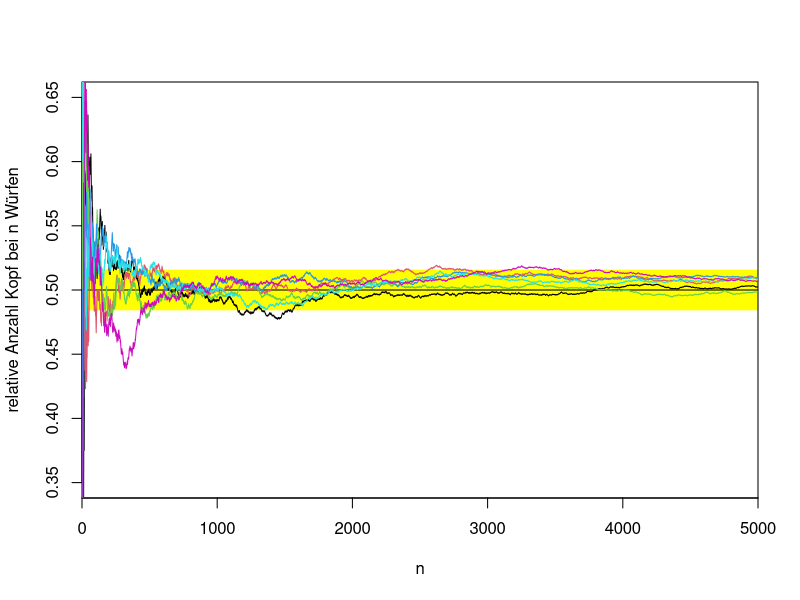
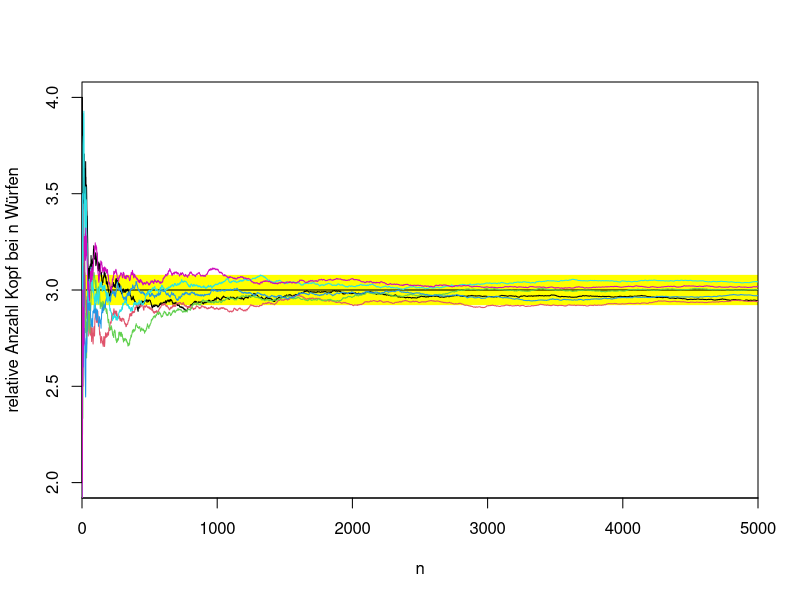
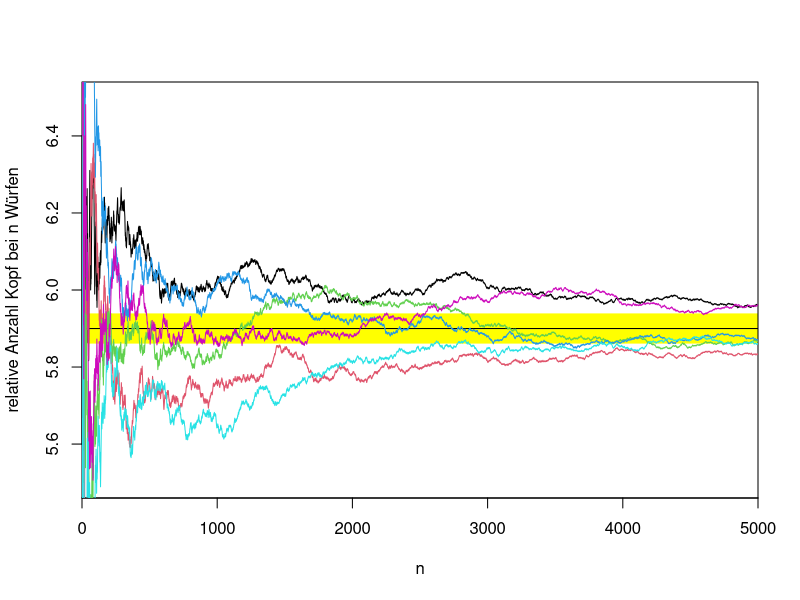
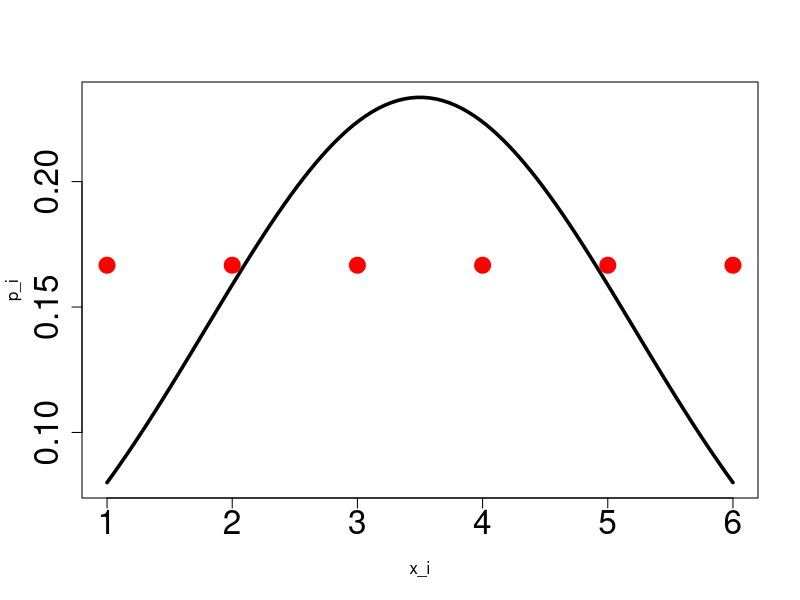
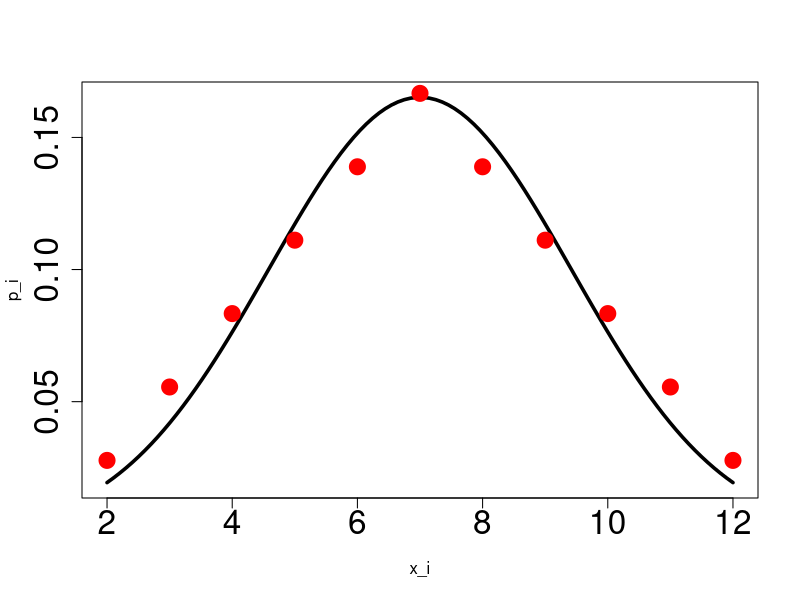
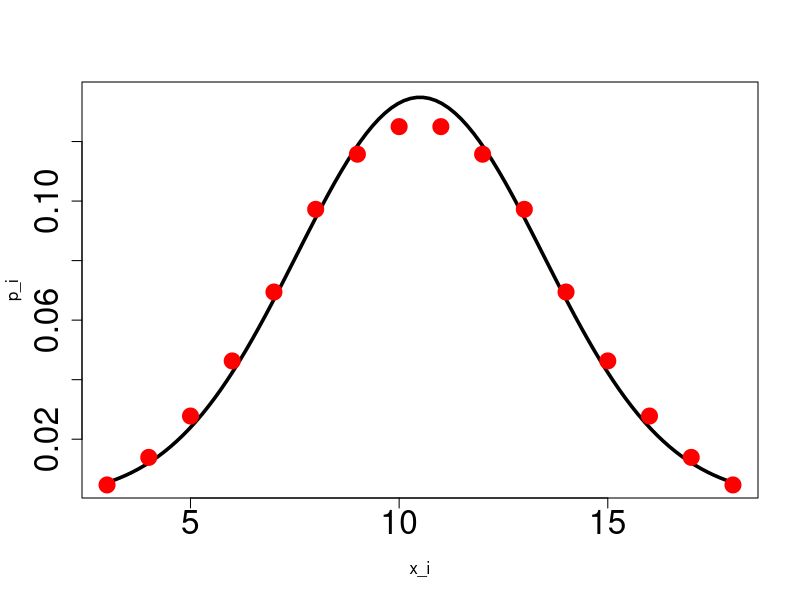
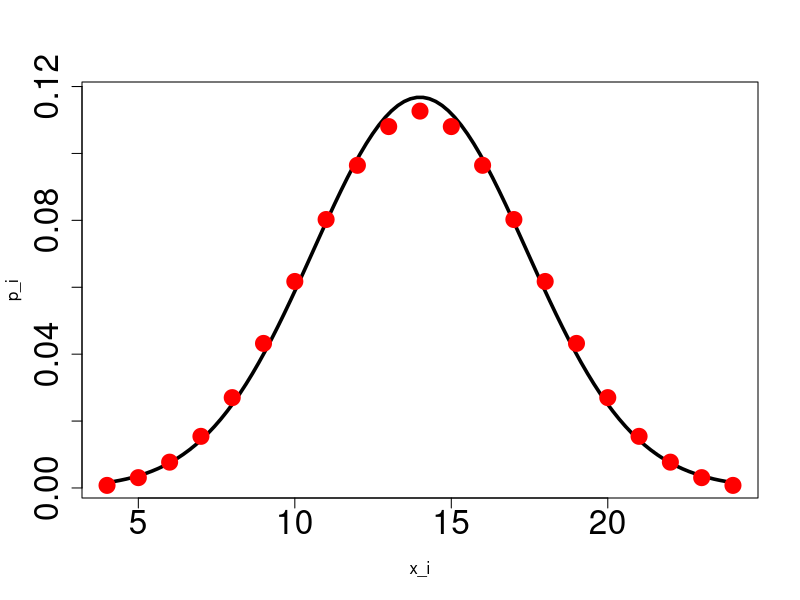
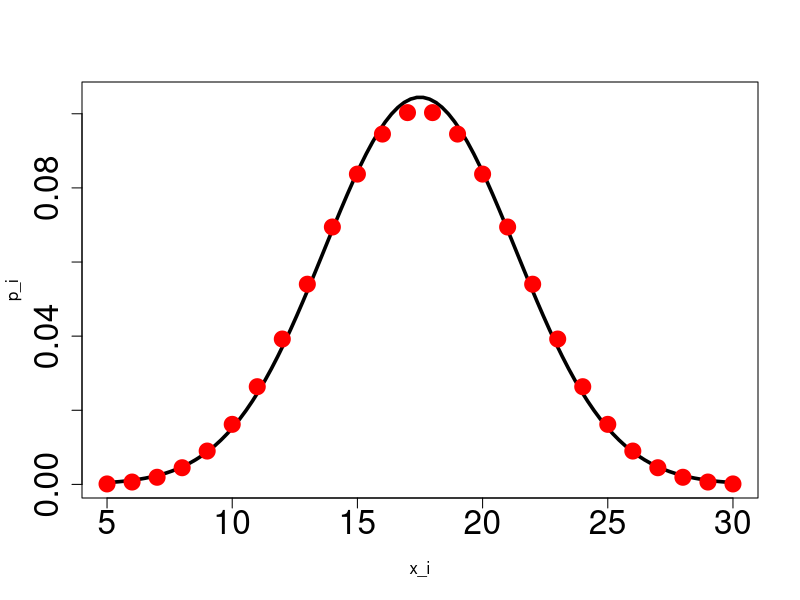

Reproduce these figures in R, in order.
# Grenzwertsaetze

# 1. Gesetz der grossen Zahlen

# 1a Bernoulli ZV (Muenze)
n<-5000
plot(c(-300,100000),c(0.5,0.5),pch=19,cex=0.1,ylim=c(0.35,0.65),xlim=c(0,n),type="l",col="yellow",lwd=39,xaxs="i",xlab="n",ylab="relative Anzahl Kopf bei n Würfen")
lines(c(-300,100000),c(0.5,0.5))
for (j in 1:6){
  x<-rbinom(n,1,0.5)
  a<-c()
  for (i in 1:length(x)){
    a[i]<-sum(x[1:i])/i
  }
  lines(a,pch=19,cex=0.1,type="l",col=j)
}

# 1b Poisson ZV
n<-5000
plot(c(-300,100000),c(3,3),pch=19,cex=0.1,ylim=c(2,4),xlim=c(0,n),type="l",col="yellow",lwd=29,xaxs="i",xlab="n",ylab="relative Anzahl Kopf bei n Würfen")
lines(c(-300,100000),c(3,3))
for (j in 1:6){
  x<-rpois(5000,3)
  a<-c()
  for (i in 1:length(x)){
    a[i]<-sum(x[1:i])/i
  }
  lines(a,pch=19,cex=0.1,type="l",col=j)
}

# 1c irgendeine diskret ZV
w<-c(1,4,9)   # werte
p<-c(0.2,0.3,0.5) # wk
ew<-sum(w*p) # Erwartungswert berechnen

n<-5000
plot(c(-300,100000),c(ew,ew),pch=19,cex=0.1,ylim=c(5.5,6.5),xlim=c(0,n),type="l",col="yellow",lwd=29,xaxs="i",xlab="n",ylab="relative Anzahl Kopf bei n Würfen")
lines(c(-300,100000),c(ew,ew))
for (j in 1:6){
  x0<-runif(n)
  x<-rep(w[3],n)
  x[x0<=(p[1]+p[2])] <- w[2]
  x[x0<=p[1]] <- w[1]
  a<-c()
  for (i in 1:length(x)){
    a[i]<-sum(x[1:i])/i
  }
  lines(a,pch=19,cex=0.1,type="l",col=j)
}


# 2. Zentraler Grenzwertsatz am Wuerfel

##### Wuerfel-Summe
par(xpd=F)
rec.fct<-function(x){
  c(x+1,x+2,x+3,x+4,x+5,x+6)
}

wfl.sum<-function(n){
  x<-1:6
  if (n>1){
    for(i in 1:(n-1)){
      x<-rec.fct(x)
    }
  }
  return(table(x)/sum(table(x)))
}
s2<-sum((1:6)^2)/6- (sum(1:6)/6)^2

plt.fct<-function(n){
  w=wfl.sum(n)
  x<-seq(from = min(as.numeric(names(w))),to = max(as.numeric(names(w))), length.out = 100)
  #x<-seq(from = 0,to = 50, length.out = 100)
  plot(x,dnorm(x,mean = 3.5*(n),sd =sqrt(s2*(n))),type="l",xlab = "x_i",ylab= "p_i",cex.axis=2,lwd=3.5)
  #plot(x,dnorm(x,mean = 3.5*(n),sd =sqrt(s2*(n))),type="l",xlab = "x_i",ylab= "p_i",cex.axis=2,lwd=3.5,xlim=c(1,50),ylim=c(0,0.25))
  lines(w,type = "p",col="red",pch=19,cex=2)
}

plt.fct(1)
plt.fct(2)
plt.fct(3)
plt.fct(4)
plt.fct(5)
plt.fct(6)
plt.fct(9)

# Glivenko-Cantelli (einzelne Bilder, immer neue Realsierungen)
gc.fun<-function(n){
  x2<-rexp(n)
  x<-seq(from = 0,to = 10,length.out = 100)
  plot(x,pexp(x),type="l", col="red", lwd=5)
  
  x<-sort(x2[1:n])
  y<-0:length(x)/length(x)
  plot(stepfun(x,y),add=TRUE, col="blue", lwd=4)
  lines(c(x[length(x)],1000),c(1,1), col="blue", lwd=4)
}

gc.fun(4)
gc.fun(10)
gc.fun(23)
gc.fun(50)
gc.fun(100)
gc.fun(400)

# GC (Verfeinerung, Auswahl aus einer Realisierung)
vec<-c(3,5,10,15,50,100)
x2<-rexp(max(vec))
for (i in 1:6){
  pdf(file=paste("gliv_cant_",i,".pdf",sep=""))
  x<-seq(from = 0,to = 10,length.out = 100)
  plot(x,pexp(x),type="l", col="red", lwd=5)
  
  x<-sort(x2[1:vec[i]])
  y<-0:length(x)/length(x)
  plot(stepfun(x,y),add=TRUE, col="blue", lwd=4)
  lines(c(x[length(x)],1000),c(1,1), col="blue", lwd=4)
  dev.off()
}


